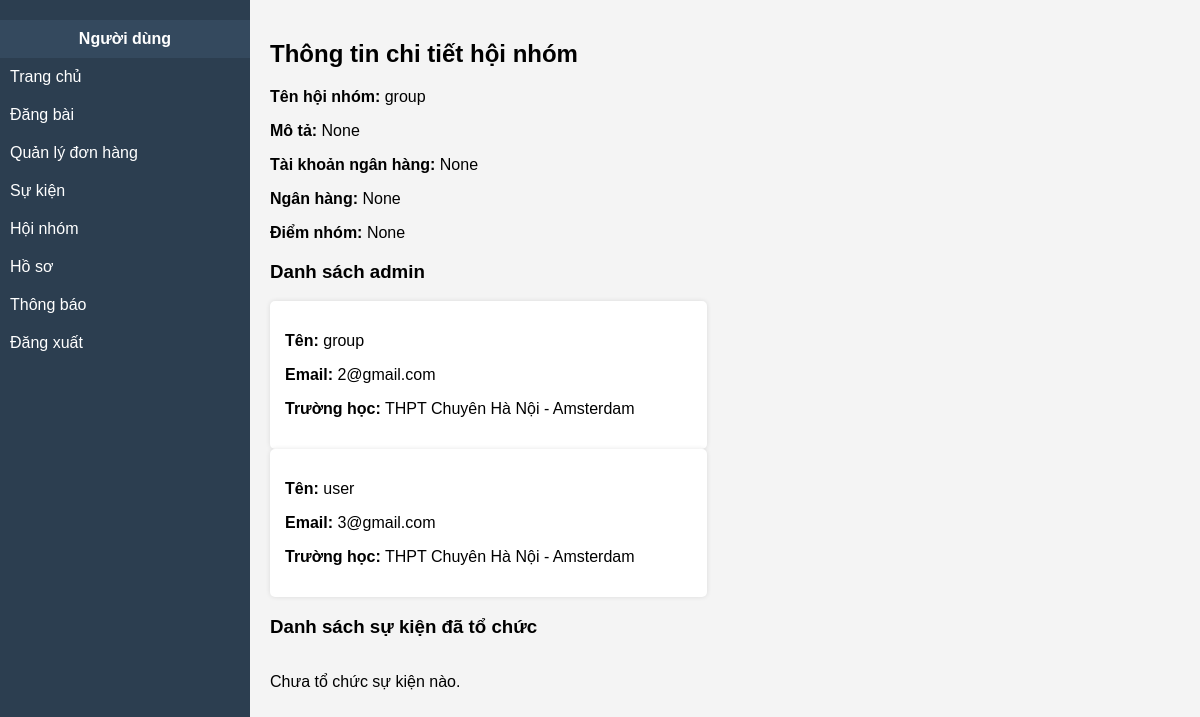
The page /groups_u/detail/1/ on the database its author committed.
### my_app/models.py (models this page shows)
class GroupInfo(models.Model):
    id_group = models.AutoField(primary_key=True)
    name = models.CharField(max_length=255, blank=True, null=True)
    account_bank = models.TextField(blank=True, null=True)
    description = models.TextField(blank=True, null=True)
    type = models.CharField(max_length=50, blank=True, null=True)
    score_group = models.IntegerField(blank=True, null=True)
    avt_group = models.TextField(blank=True, null=True)
    bank = models.CharField(max_length=100, blank=True, null=True)
    class Meta:
        managed = True
        db_table = 'group_info'

class Users(models.Model):
    id_user = models.AutoField(primary_key=True)
    social_score = models.IntegerField(blank=True, null=True, default=0)
    created_score = models.IntegerField(blank=True, null=True, default=0)
    id_school = models.ForeignKey(School, models.DO_NOTHING, db_column='id_school', blank=True, null=True)
    full_name = models.CharField(max_length=255, blank=True, null=True)
    email = models.CharField(unique=True, max_length=255, blank=True, null=True)
    role = models.CharField(max_length=50, blank=True, null=True)
    phone = models.CharField(max_length=50, blank=True, null=True)
    avt_user = models.TextField(blank=True, null=True)
    username = models.CharField(unique=True, max_length=150, blank=True, null=True)
    password = models.CharField(max_length=128, blank=True, null=True)
    created_at = models.DateField(blank=True, null=True)
    class Meta:
        managed = True
        db_table = 'users'

class School(models.Model):
    id_school = models.AutoField(primary_key=True)
    name = models.CharField(max_length=255, blank=True, null=True)
    email_school = models.CharField(max_length=255, blank=True, null=True)
    location = models.CharField(max_length=255, blank=True, null=True)
    class Meta:
        managed = True
        db_table = 'school'

### my_app/views.py (the view)
# urls.py: path('groups_u/detail/<int:group_id>/', group_detail_view, name='group_detail'),
def group_detail_view(request, group_id):
    group = GroupInfo.objects.get(id_group=group_id)
    admins = Users.objects.filter(
        id_user__in=GroupUser.objects.filter(id_group=group).exclude(id_user=request.user.id).values('id_user')
    )
    events = Event.objects.filter(id_group=group)
    context = {
        'group': group,
        'admins': admins,
        'events': events,
        'user': request.user
    }
    return render(request, 'user_/group_detail.html', context)

### my_app/templates/user_/group_detail.html (shortened to what this page needs)
{% extends "base.html" %}
{% block content %}
<h2>Thông tin chi tiết hội nhóm</h2>
<div class="section">
    <p><strong>Tên hội nhóm:</strong> {{ group.name }}</p>
    <p><strong>Mô tả:</strong> {{ group.description }}</p>
    <p><strong>Tài khoản ngân hàng:</strong> {{ group.account_bank }}</p>
    <p><strong>Ngân hàng:</strong> {{ group.bank }}</p>
    <p><strong>Điểm nhóm:</strong> {{ group.score_group }}</p>
</div>
<div class="section">
    <h3>Danh sách admin</h3>
    {% for admin in admins %}
        <div class="post-card">
            <p><strong>Tên:</strong> {{ admin.full_name }}</p>
            <p><strong>Email:</strong> {{ admin.email }}</p>
            <p><strong>Trường học:</strong> {{ admin.id_school.name }}</p>
        </div>
    {% empty %}
        <p>Không có admin nào khác.</p>
    {% endfor %}
</div>
<div class="section">
    <h3>Danh sách sự kiện đã tổ chức</h3>
    <div class="posts">
        {% for event in events %}
        <div class="post-card">
            <img src="{{ event.poster }}" alt="Ảnh sự kiện" />
            <h4>{{ event.name }}</h4>
            <p>Tổ chức: {{ event.id_group.name }}</p>
            <p>Loại sự kiện: {{ event.type }}</p>
            <p>Ngày tổ chức: {{ event.start_time|date:'d/m/Y' }}</p>
            <p>Ngày kết thúc: {{ event.end_time|date:'d/m/Y' }}</p>
            <p>Nội dung: {{ event.description }}</p>
        </div>
        {% empty %}
            <p>Chưa tổ chức sự kiện nào.</p>
        {% endfor %}
    </div>
</div>
{% endblock %}

### my_app/templates/base.html (style rules this page uses)
body { font-family: Arial, sans-serif; margin: 0; padding: 0; background-color: #f4f4f4; }
.posts { display: flex; flex-wrap: wrap; gap: 20px; justify-content: space-between; }
.post-card { background: white; padding: 15px; width: 48%; border-radius: 5px; box-shadow: 0 0 5px rgba(0, 0, 0, 0.1); box-sizing: border-box; }

### rows shown on the page
GroupInfo: name "group", description "None", account_bank "None", bank "None", score_group "None"
Users: full_name "group", email "2@gmail.com", id_school.name "THPT Chuyên Hà Nội - Amsterdam"
Users: full_name "user", email "3@gmail.com", id_school.name "THPT Chuyên Hà Nội - Amsterdam"
